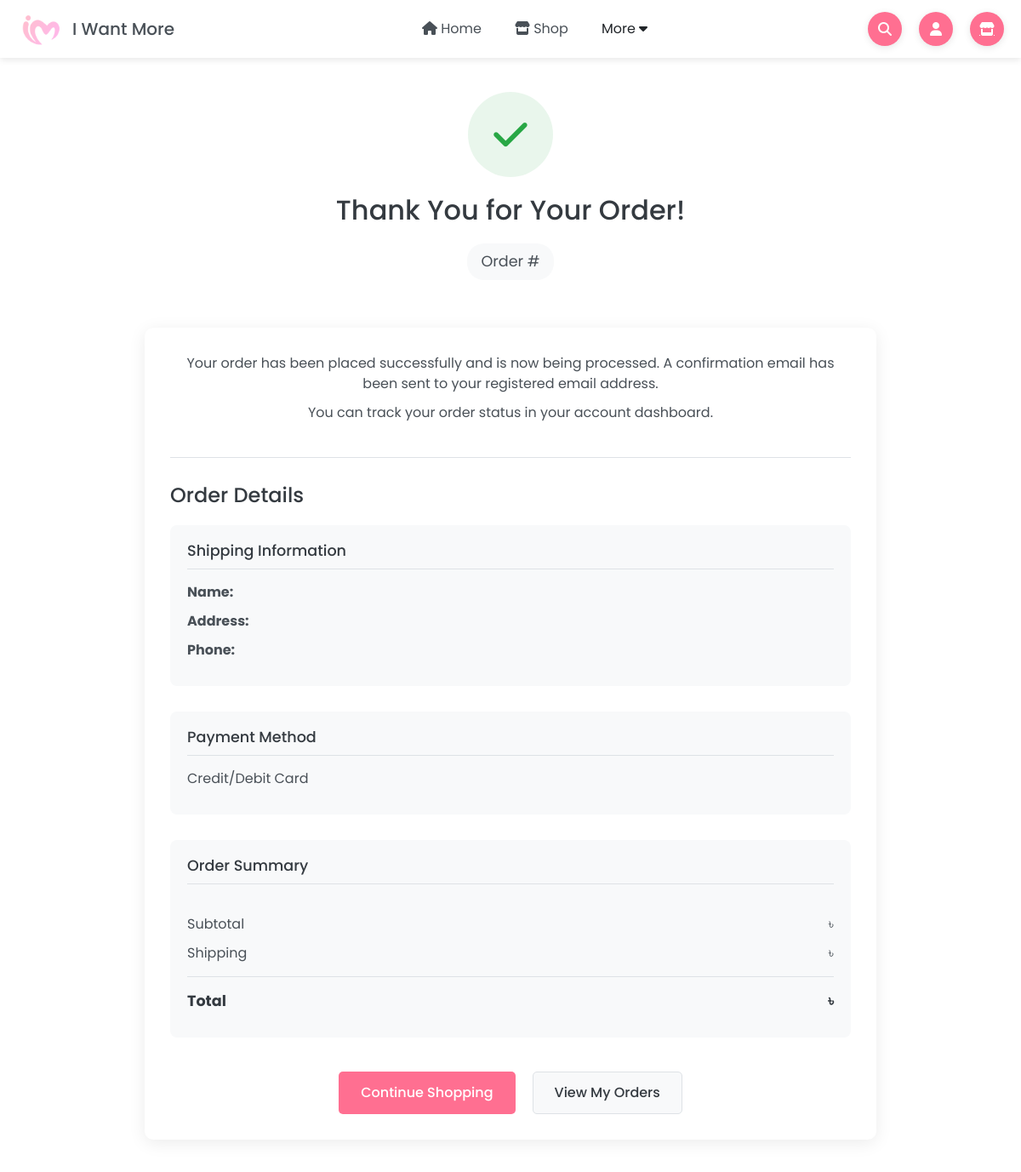
Page /order-confirmation/ (signed in, upper part) on the earlier database version.
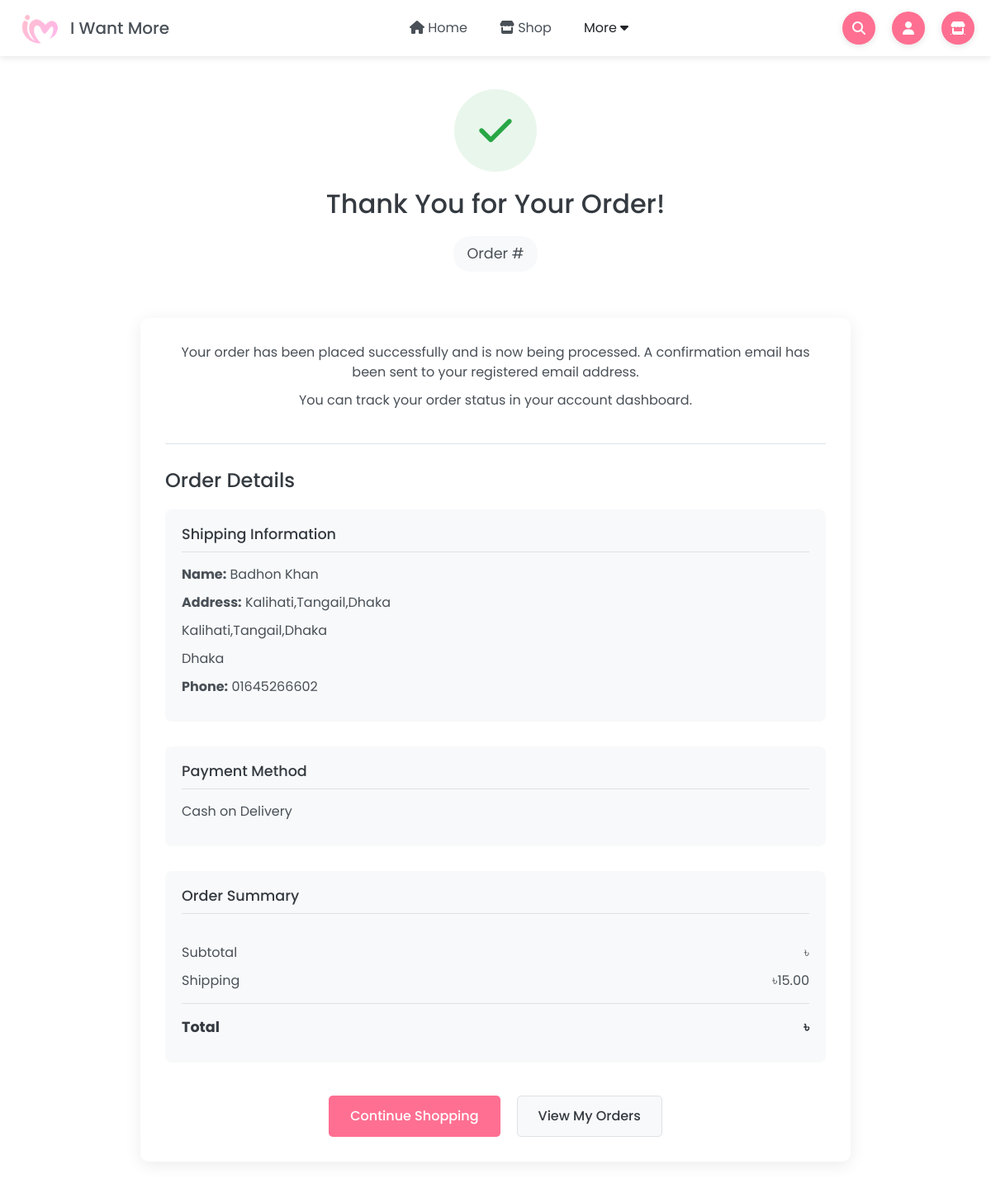
Same page on the later database version.
### iwm/models.py (models this page shows, shortened)
class Order(models.Model):
    STATUS_CHOICES = (
        ('pending', 'Pending'),
        ('processing', 'Processing'),
        ('shipped', 'Shipped'),
        ('delivered', 'Delivered'),
        ('cancelled', 'Cancelled'),
        ('refunded', 'Refunded'),
    )
    PAYMENT_METHOD_CHOICES = (
        ('cash_on_delivery', 'Cash on Delivery'),
        ('credit_card', 'Credit Card'),
        ('bkash', 'bKash'),
        ('nagad', 'Nagad'),
    )
    user = models.ForeignKey(User, on_delete=models.SET_NULL, null=True, blank=True, related_name='orders')
    full_name = models.CharField(max_length=255)
    email = models.EmailField(max_length=254)
    phone = models.CharField(max_length=20)
    shipping_address = models.ForeignKey(Address, on_delete=models.SET_NULL, null=True, blank=True, related_name='shipping_orders')
    billing_address = models.ForeignKey(Address, on_delete=models.SET_NULL, null=True, blank=True, related_name='billing_orders')
    total_price = models.DecimalField(max_digits=10, decimal_places=2, default=0)
    original_price = models.DecimalField(max_digits=10, decimal_places=2, default=0)
    shipping_cost = models.DecimalField(max_digits=10, decimal_places=2, default=0)
    discount_amount = models.DecimalField(max_digits=10, decimal_places=2, default=0)
    order_status = models.CharField(max_length=20, choices=STATUS_CHOICES, default='pending')
    payment_method = models.CharField(max_length=20, choices=PAYMENT_METHOD_CHOICES, default='cash_on_delivery')
    payment_status = models.BooleanField(default=False)
    transaction_id = models.CharField(max_length=255, blank=True, null=True)
    created_at = models.DateTimeField(auto_now_add=True)
    updated_at = models.DateTimeField(auto_now=True)
    notes = models.TextField(blank=True)
    tracking_number = models.CharField(max_length=100, blank=True, null=True)
    estimated_delivery = models.DateField(blank=True, null=True)
    class Meta:
        ordering = ['-created_at']

class Address(models.Model):
    ADDRESS_TYPES = (
        ('shipping', 'Shipping'),
        ('billing', 'Billing'),
    )
    user = models.ForeignKey(User, on_delete=models.CASCADE, related_name='addresses')
    address_type = models.CharField(max_length=20, choices=ADDRESS_TYPES)
    default = models.BooleanField(default=False)
    full_name = models.CharField(max_length=255)
    phone = models.CharField(max_length=20)
    address_line1 = models.CharField(max_length=255)
    address_line2 = models.CharField(max_length=255, blank=True, null=True)
    city = models.CharField(max_length=100)
    postal_code = models.CharField(max_length=20)
    state = models.CharField(max_length=100)
    country = models.CharField(max_length=100, default='Bangladesh')
    created_at = models.DateTimeField(auto_now_add=True)
    class Meta:
        verbose_name_plural = "Addresses"

### iwm/views.py (the view)
# urls.py: path('order-confirmation/', views.order_confirmation, name='order_confirmation'),
def order_confirmation(request):
    order_slug = request.GET.get('order.slug')
    if order_slug:
        order = Order.objects.filter(order_slug=order_slug).first()
        if request.user.is_authenticated and order and order.user and order.user != request.user:
            order = None
    else:
        if request.user.is_authenticated:
            order = Order.objects.filter(user=request.user).order_by('-created_at').first()
        else:
            order = None
    return render(request, 'order_confirmation.html', {'order': order})

### iwm/templates/order_confirmation.html (shortened to what this page needs)
{% extends "base.html" %}
{% load static %}
{% block styles %}
<link rel="stylesheet" href="{% static 'css/order_confirmation.css' %}">
{% endblock %}
{% block content %}
<div class="confirmation-container">
  <div class="confirmation-header">
    <div class="icon-container success">
      <i class="fas fa-check"></i>
    </div>
    <h1>Thank You for Your Order!</h1>
    <p class="order-number">Order #</p>
  </div>
  <div class="confirmation-content">
    <div class="confirmation-message">
      <p>Your order has been placed successfully and is now being processed. A confirmation email has been sent to your registered email address.</p>
      <p>You can track your order status in your account dashboard.</p>
    </div>
    <div class="order-details">
      <h2>Order Details</h2>
      <div class="detail-section">
        <h3>Shipping Information</h3>
        <div class="detail-content">
          <p><strong>Name:</strong> {{ order.shipping_address.full_name }}</p>
          <p><strong>Address:</strong> {{ order.shipping_address.address_line1 }}</p>
          {% if order.shipping_address.address_line2 %}
          <p>{{ order.shipping_address.address_line2 }}</p>
          {% endif %}
          <p>{{ order.shipping_address.city }}</p>
          <p><strong>Phone:</strong> {{ order.shipping_address.phone }}</p>
        </div>
      </div>
      <div class="detail-section">
        <h3>Payment Method</h3>
        <div class="detail-content">
          <p>
            {% if order.payment_method == 'cod' %}
              Cash on Delivery
            {% elif order.payment_method == 'bkash' %}
              bKash
            {% elif order.payment_method == 'nagad' %}
              Nagad
            {% else %}
              Credit/Debit Card
            {% endif %}
          </p>
        </div>
      </div>
      <div class="detail-section">
        <h3>Order Summary</h3>
        <div class="order-totals">
          <div class="total-row">
            <span>Subtotal</span>
            <span>৳{{ order.subtotal }}</span>
          </div>
          <div class="total-row">
            <span>Shipping</span>
            <span>৳{{ order.shipping_cost }}</span>
          </div>
          <div class="total-row grand-total">
            <span>Total</span>
            <span>৳{{ order.total }}</span>
          </div>
        </div>
      </div>
    </div>
    <div class="next-steps">
      <div class="action-buttons">
        <a href="{% url 'shop' %}" class="btn primary-btn">Continue Shopping</a>
        {% if user.is_authenticated %}
        <a href="#" class="btn secondary-btn">View My Orders</a>
        {% endif %}
      </div>
    </div>
  </div>
</div>
{% endblock %}

Differences in the rows shown:
added Order: shipping_address.full_name "Badhon Khan", shipping_address.address_line1 "Kalihati,Tangail,Dhaka", shipping_address.address_line2 "Kalihati,Tangail,Dhaka", shipping_address.city "Dhaka", shipping_address.phone "01645266602", shipping_cost "15.00"
Other differences:
text no longer shown: "Credit/Debit Card"
text now shown: "Cash on Delivery"
